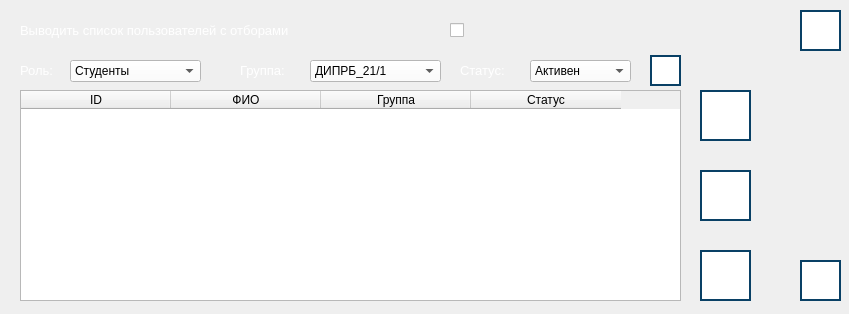
<?xml version="1.0" encoding="UTF-8"?>
<ui version="4.0">
 <class>AdminPanelWindow</class>
 <widget class="QDialog" name="AdminPanelWindow">
  <property name="geometry">
   <rect>
    <x>0</x>
    <y>0</y>
    <width>849</width>
    <height>314</height>
   </rect>
  </property>
  <property name="windowTitle">
   <string>Администрирование пользователей | Ray Tracing | Alpha 1.5v</string>
  </property>
  <widget class="QLabel" name="label_roles">
   <property name="geometry">
    <rect>
     <x>20</x>
     <y>60</y>
     <width>51</width>
     <height>21</height>
    </rect>
   </property>
   <property name="font">
    <font>
     <pointsize>10</pointsize>
    </font>
   </property>
   <property name="text">
    <string>&lt;html&gt;&lt;head/&gt;&lt;body&gt;&lt;p&gt;&lt;span style=&quot; color:#ffffff;&quot;&gt;Роль:&lt;/span&gt;&lt;/p&gt;&lt;/body&gt;&lt;/html&gt;</string>
   </property>
  </widget>
  <widget class="QComboBox" name="comboBox_roles">
   <property name="geometry">
    <rect>
     <x>70</x>
     <y>60</y>
     <width>131</width>
     <height>22</height>
    </rect>
   </property>
   <property name="styleSheet">
    <string notr="true">background-color: rgb(255, 255, 255);
color: rgb(0, 0, 0);
</string>
   </property>
   <item>
    <property name="text">
     <string>Студенты</string>
    </property>
   </item>
   <item>
    <property name="text">
     <string>Преподаватели</string>
    </property>
   </item>
  </widget>
  <widget class="QPushButton" name="button_add">
   <property name="geometry">
    <rect>
     <x>700</x>
     <y>90</y>
     <width>51</width>
     <height>51</height>
    </rect>
   </property>
   <property name="toolTip">
    <string>Добавить нового пользователя</string>
   </property>
   <property name="styleSheet">
    <string notr="true">QPushButton {
    background-color: rgb(255, 255, 255);
    border: 2px solid #094065;
}

QPushButton:pressed {
    background-color:  rgb(118, 118, 118);
}
</string>
   </property>
   <property name="text">
    <string/>
   </property>
   <property name="icon">
    <iconset>
     <normaloff>images/add-user-button.png</normaloff>images/add-user-button.png</iconset>
   </property>
   <property name="iconSize">
    <size>
     <width>36</width>
     <height>36</height>
    </size>
   </property>
  </widget>
  <widget class="QPushButton" name="button_exit">
   <property name="geometry">
    <rect>
     <x>800</x>
     <y>260</y>
     <width>41</width>
     <height>41</height>
    </rect>
   </property>
   <property name="toolTip">
    <string>Выйти из панели администратора</string>
   </property>
   <property name="styleSheet">
    <string notr="true">QPushButton {
    background-color: rgb(255, 255, 255);
    border: 2px solid #094065;
}

QPushButton:pressed {
    background-color:  rgb(118, 118, 118);
}
</string>
   </property>
   <property name="text">
    <string/>
   </property>
   <property name="icon">
    <iconset>
     <normaloff>images/exit-button.png</normaloff>images/exit-button.png</iconset>
   </property>
   <property name="iconSize">
    <size>
     <width>32</width>
     <height>32</height>
    </size>
   </property>
  </widget>
  <widget class="QPushButton" name="button_help">
   <property name="geometry">
    <rect>
     <x>800</x>
     <y>10</y>
     <width>41</width>
     <height>41</height>
    </rect>
   </property>
   <property name="toolTip">
    <string>Получить справку</string>
   </property>
   <property name="styleSheet">
    <string notr="true">QPushButton {
    background-color: rgb(255, 255, 255);
    border: 2px solid #094065;
}

QPushButton:pressed {
    background-color:  rgb(118, 118, 118);
}
</string>
   </property>
   <property name="text">
    <string/>
   </property>
   <property name="icon">
    <iconset>
     <normaloff>images/help-button.png</normaloff>images/help-button.png</iconset>
   </property>
   <property name="iconSize">
    <size>
     <width>36</width>
     <height>36</height>
    </size>
   </property>
  </widget>
  <widget class="QPushButton" name="button_edit">
   <property name="geometry">
    <rect>
     <x>700</x>
     <y>170</y>
     <width>51</width>
     <height>51</height>
    </rect>
   </property>
   <property name="toolTip">
    <string>Изменить информацию о выделенном пользователе</string>
   </property>
   <property name="styleSheet">
    <string notr="true">QPushButton {
    background-color: rgb(255, 255, 255);
    border: 2px solid #094065;
}

QPushButton:pressed {
    background-color:  rgb(118, 118, 118);
}
</string>
   </property>
   <property name="text">
    <string/>
   </property>
   <property name="icon">
    <iconset>
     <normaloff>images/edit-user-button.png</normaloff>images/edit-user-button.png</iconset>
   </property>
   <property name="iconSize">
    <size>
     <width>36</width>
     <height>36</height>
    </size>
   </property>
  </widget>
  <widget class="QPushButton" name="button_delete">
   <property name="geometry">
    <rect>
     <x>700</x>
     <y>250</y>
     <width>51</width>
     <height>51</height>
    </rect>
   </property>
   <property name="toolTip">
    <string>Пометить на удаление/Снять пометку</string>
   </property>
   <property name="styleSheet">
    <string notr="true">QPushButton {
    background-color: rgb(255, 255, 255);
    border: 2px solid #094065;
}

QPushButton:pressed {
    background-color:  rgb(118, 118, 118);
}
</string>
   </property>
   <property name="text">
    <string/>
   </property>
   <property name="icon">
    <iconset>
     <normaloff>images/delete-user-button.png</normaloff>images/delete-user-button.png</iconset>
   </property>
   <property name="iconSize">
    <size>
     <width>36</width>
     <height>36</height>
    </size>
   </property>
  </widget>
  <widget class="QLabel" name="label_groups">
   <property name="geometry">
    <rect>
     <x>240</x>
     <y>60</y>
     <width>61</width>
     <height>21</height>
    </rect>
   </property>
   <property name="font">
    <font>
     <pointsize>10</pointsize>
    </font>
   </property>
   <property name="text">
    <string>&lt;html&gt;&lt;head/&gt;&lt;body&gt;&lt;p&gt;&lt;span style=&quot; color:#ffffff;&quot;&gt;Группа:&lt;/span&gt;&lt;/p&gt;&lt;/body&gt;&lt;/html&gt;</string>
   </property>
  </widget>
  <widget class="QComboBox" name="comboBox_groups">
   <property name="geometry">
    <rect>
     <x>310</x>
     <y>60</y>
     <width>131</width>
     <height>22</height>
    </rect>
   </property>
   <property name="styleSheet">
    <string notr="true">background-color: rgb(255, 255, 255);
color: rgb(0, 0, 0);
</string>
   </property>
   <item>
    <property name="text">
     <string>ДИПРБ_21/1</string>
    </property>
   </item>
   <item>
    <property name="text">
     <string>ДИПРБ_21/2</string>
    </property>
   </item>
   <item>
    <property name="text">
     <string>АСОИУ</string>
    </property>
   </item>
  </widget>
  <widget class="QPushButton" name="button_update">
   <property name="geometry">
    <rect>
     <x>650</x>
     <y>55</y>
     <width>31</width>
     <height>31</height>
    </rect>
   </property>
   <property name="toolTip">
    <string>Обновить список пользователей</string>
   </property>
   <property name="styleSheet">
    <string notr="true">QPushButton {
    background-color: rgb(255, 255, 255);
    border: 2px solid #094065;
}

QPushButton:pressed {
    background-color:  rgb(118, 118, 118);
}
</string>
   </property>
   <property name="text">
    <string/>
   </property>
   <property name="icon">
    <iconset>
     <normaloff>images/update-button.png</normaloff>images/update-button.png</iconset>
   </property>
  </widget>
  <widget class="QTableWidget" name="table_users">
   <property name="geometry">
    <rect>
     <x>20</x>
     <y>90</y>
     <width>661</width>
     <height>211</height>
    </rect>
   </property>
   <property name="editTriggers">
    <set>QAbstractItemView::NoEditTriggers</set>
   </property>
   <attribute name="horizontalHeaderDefaultSectionSize">
    <number>150</number>
   </attribute>
   <attribute name="horizontalHeaderMinimumSectionSize">
    <number>49</number>
   </attribute>
   <column>
    <property name="text">
     <string>ID</string>
    </property>
   </column>
   <column>
    <property name="text">
     <string>ФИО</string>
    </property>
   </column>
   <column>
    <property name="text">
     <string>Группа</string>
    </property>
   </column>
   <column>
    <property name="text">
     <string>Статус</string>
    </property>
   </column>
  </widget>
  <widget class="QLabel" name="label_status">
   <property name="geometry">
    <rect>
     <x>460</x>
     <y>60</y>
     <width>61</width>
     <height>21</height>
    </rect>
   </property>
   <property name="font">
    <font>
     <pointsize>10</pointsize>
    </font>
   </property>
   <property name="text">
    <string>&lt;html&gt;&lt;head/&gt;&lt;body&gt;&lt;p&gt;&lt;span style=&quot; color:#ffffff;&quot;&gt;Статус:&lt;/span&gt;&lt;/p&gt;&lt;/body&gt;&lt;/html&gt;</string>
   </property>
  </widget>
  <widget class="QComboBox" name="comboBox_status">
   <property name="geometry">
    <rect>
     <x>530</x>
     <y>60</y>
     <width>101</width>
     <height>22</height>
    </rect>
   </property>
   <property name="styleSheet">
    <string notr="true">background-color: rgb(255, 255, 255);
color: rgb(0, 0, 0);
</string>
   </property>
   <item>
    <property name="text">
     <string>Активен</string>
    </property>
   </item>
   <item>
    <property name="text">
     <string>Удален</string>
    </property>
   </item>
  </widget>
  <widget class="QCheckBox" name="use_selection">
   <property name="geometry">
    <rect>
     <x>450</x>
     <y>20</y>
     <width>21</width>
     <height>20</height>
    </rect>
   </property>
   <property name="text">
    <string/>
   </property>
  </widget>
  <widget class="QLabel" name="label">
   <property name="geometry">
    <rect>
     <x>20</x>
     <y>20</y>
     <width>361</width>
     <height>21</height>
    </rect>
   </property>
   <property name="text">
    <string>&lt;html&gt;&lt;head/&gt;&lt;body&gt;&lt;p&gt;&lt;span style=&quot; font-size:10pt; color:#ffffff;&quot;&gt;Выводить список пользователей с отборами&lt;/span&gt;&lt;/p&gt;&lt;/body&gt;&lt;/html&gt;</string>
   </property>
  </widget>
 </widget>
 <resources/>
 <connections/>
</ui>
